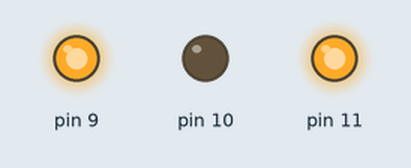
Recording of a sketch running on a simulated Arduino Uno, built with avr-gcc and run on an emulated ATmega328P. Shown: output pins drawn as LEDs (lit = HIGH).

Above: at 0.05 s.
At 0.75 s:
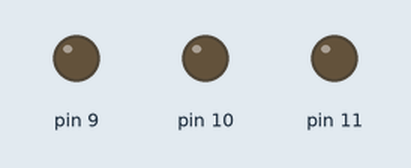
At 1.45 s:
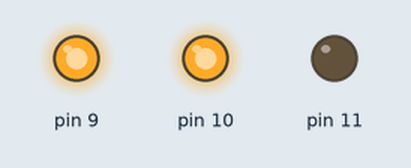
At 2.85 s:
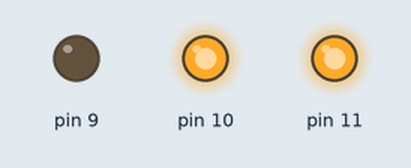
Timing chart, 0 to 3.1 s (numbered marks = the images above):
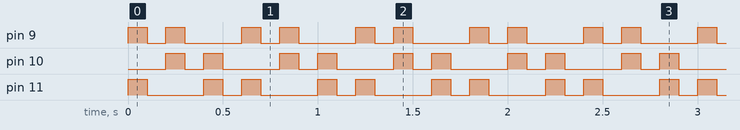

Measured:
- by itself, pin 9, pin 10: repeats every 0.60 s: LOW 0.10 s, HIGH 0.10 s, LOW 0.30 s, HIGH 0.10 s
- by itself, pin 11: repeats every 0.60 s: LOW 0.30 s, HIGH 0.10 s, LOW 0.10 s, HIGH 0.10 s

The sketch:

190605_LED.ino
```cpp
void setup() {
   pinMode(9, OUTPUT);
   pinMode(10, OUTPUT);
   pinMode(11, OUTPUT);
}

void loop() {
  digitalWrite(9,HIGH);
  digitalWrite(11, HIGH);
  delay(100);
  digitalWrite(9,LOW);
  digitalWrite(11, LOW);
  delay(100);
  digitalWrite(10,HIGH);
  digitalWrite(9,HIGH);
  delay(100);
  digitalWrite(10,LOW);
  digitalWrite(9,LOW);
  delay(100);
  digitalWrite(11,HIGH);
  digitalWrite(10,HIGH);
  delay(100);
  digitalWrite(11,LOW);
  digitalWrite(10,LOW);
  delay(100);
}
```
